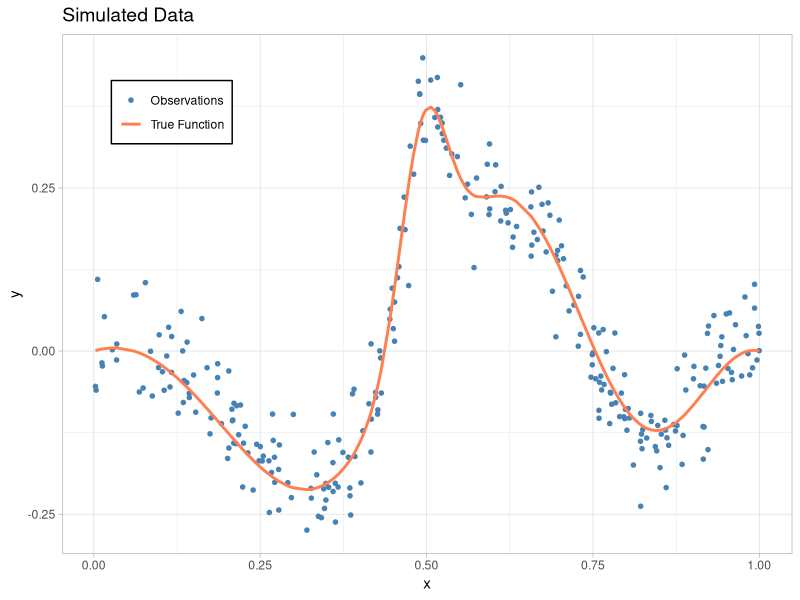
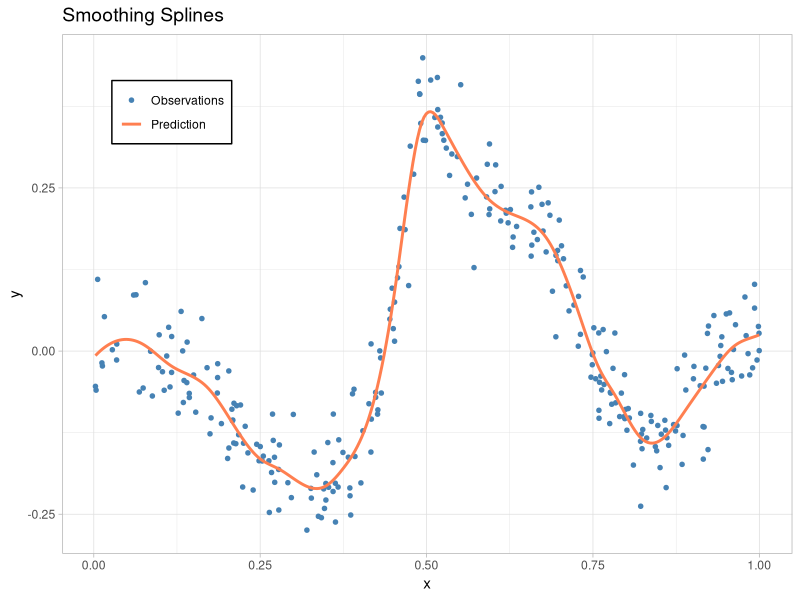
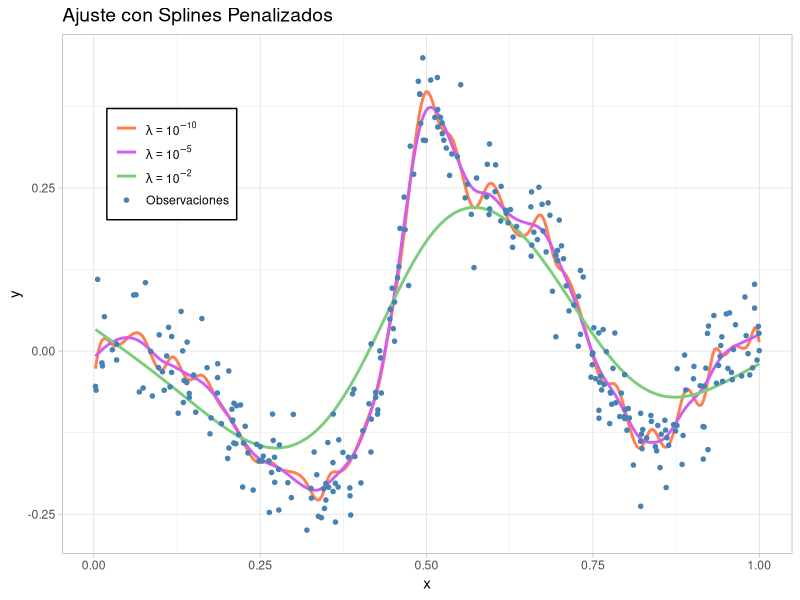

The R script that drew these images, in order:
## ---- chunk 1
knitr::opts_chunk$set(echo = TRUE)
set.seed(2512)
## ---- chunk 2
# Generate X values
x <- runif(300, min=0, max=1)
x <- x[order(x)]

# Error term
eps <- rnorm(300, mean=0, sd=0.05)

# True and observed Y values
y.true <- -x * cos(5 * (x + 0.5)^2) * (x - 1) + 
          1.2 * exp(-(20^2) * (x - 0.5)^2) * (x - 1)^2
y.obs <- y.true + eps
## ---- chunk 3
library(ggplot2)
## ---- chunk 4
data <- data.frame(x, y.obs, y.true)
ggplot(data = data) +
  geom_point(aes(x = x, y = y.obs, color = "Observations"), 
             shape = 20, size = 2) +
  geom_path(aes(x = x, y = y.true, color = "True Function"), linewidth = 1) +
  scale_color_manual(values = c("Observations" = "steelblue", 
                                "True Function" = "coral")) +
  labs(title = "Simulated Data",
       x = "x",
       y = "y",
       color = NULL) +
  theme_light() +
  theme(plot.title = element_text(size = 14),
        legend.position = c(0.15, 0.85),  
        legend.background = element_rect(fill = "white",colour = "black")) 
## ---- chunk 5
smooth_spline_model <- smooth.spline(x, y.obs, cv=TRUE, nknots=25)
## ---- chunk 6
smooth_spline_model
smooth_spline_model$lambda
## ---- chunk 7
x.pred <- seq(min(x), max(x), length.out = 300)
y.pred <- predict(smooth_spline_model, x.pred)$y

data_spline <- data.frame(x.pred, y = y.pred)
## ---- chunk 8
ggplot(data_spline, aes(x = x)) +
  geom_point(aes(x = x, y = y.obs, color = "Observations"), shape = 20, size = 2) +
  geom_line(aes(x = x.pred, y = y.pred, color = "Prediction"), linewidth = 1) +
  scale_color_manual(values = c("Observations" = "steelblue", "Prediction" = "coral")) +
  labs(title = "Smoothing Splines", x = "x", y = "y", colour=NULL) +
  theme_light() +
  theme(plot.title = element_text(size = 14),
        legend.position = c(0.15, 0.85),  
        legend.background = element_rect(fill = "white", colour = "black"))
# ggsave("../graphs/SmoothingSpline1.pdf", width = 10, height = 6, dpi = 300)
## ---- chunk 9
splineS1 <- smooth.spline(x, y.obs, cv=T, lambda=1e-10, nknots=50)
splineS2 <- smooth.spline(x, y.obs, cv=T, lambda=1e-5, nknots=50)
splineS3 <- smooth.spline(x, y.obs, cv=T, lambda=1e-2, nknots=50)
## ---- chunk 10
x.pred <- seq(min(x), max(x), length.out = 300)
y.pred1 <- predict(splineS1, x.pred)$y
y.pred2 <- predict(splineS2, x.pred)$y
y.pred3 <- predict(splineS3, x.pred)$y


data_spline <- data.frame(x.pred, y.pred1, y.pred2, y.pred3)
## ---- chunk 11
ggplot(data_spline, aes(x = x)) +
  geom_line(aes(x = x.pred, y = y.pred1, color = "1"), linewidth = 1) +
  geom_line(aes(x = x.pred, y = y.pred2, color = "2"), linewidth = 1) +
  geom_line(aes(x = x.pred, y = y.pred3, color = "3"), linewidth = 1) +
  geom_point(aes(x = x, y = y.obs, color = "Observaciones"), shape = 20, size = 2) +
  scale_color_manual(
    values = c("Observaciones" = "steelblue", 
               "1" = "coral", 
               "2"="mediumorchid2",
               "3"="palegreen3"),
    labels = c(expression(lambda == 10^-10),
               expression(lambda == 10^-5),
               expression(lambda == 10^-2),
               "Observaciones")
  ) +
  labs(title = "Ajuste con Splines Penalizados", x = "x", y = "y", colour=NULL) +
  theme_light() +
  theme(plot.title = element_text(size = 14),
        legend.position = c(0.15, 0.75),  
        legend.background = element_rect(fill = "white", colour = "black"))
# ggsave("../graphs/SmoothingSpline2.pdf", width = 10, height = 6, dpi = 300)
